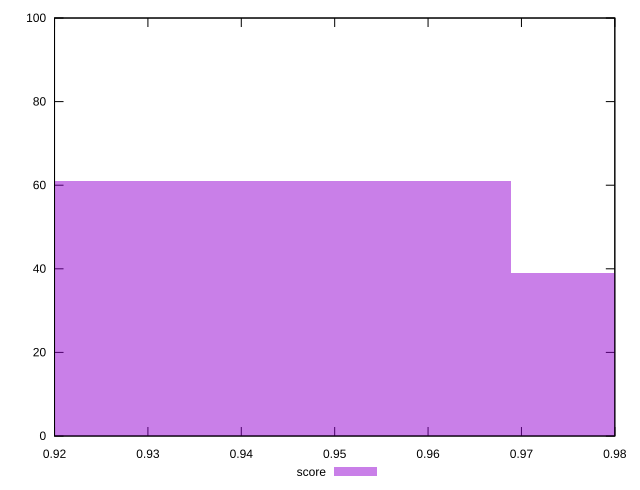

Recreate this plot in gnuplot.
reset

$score <<EOF
0.9329929402593337 61
1.00476162797159 39
EOF

set key outside below
set boxwidth 0.07176868771225643
set xrange [0.92:0.98]
set yrange [0:100]
set trange [0:100]
set style fill transparent solid 0.5 noborder
set terminal svg size 640, 490 enhanced background rgb 'white'
set output "reports/report_00028_2021-02-24T12-49-42.674Z/dom-size/samples/agenda/score/histogram.svg"

plot $score title "score" with boxes

reset
